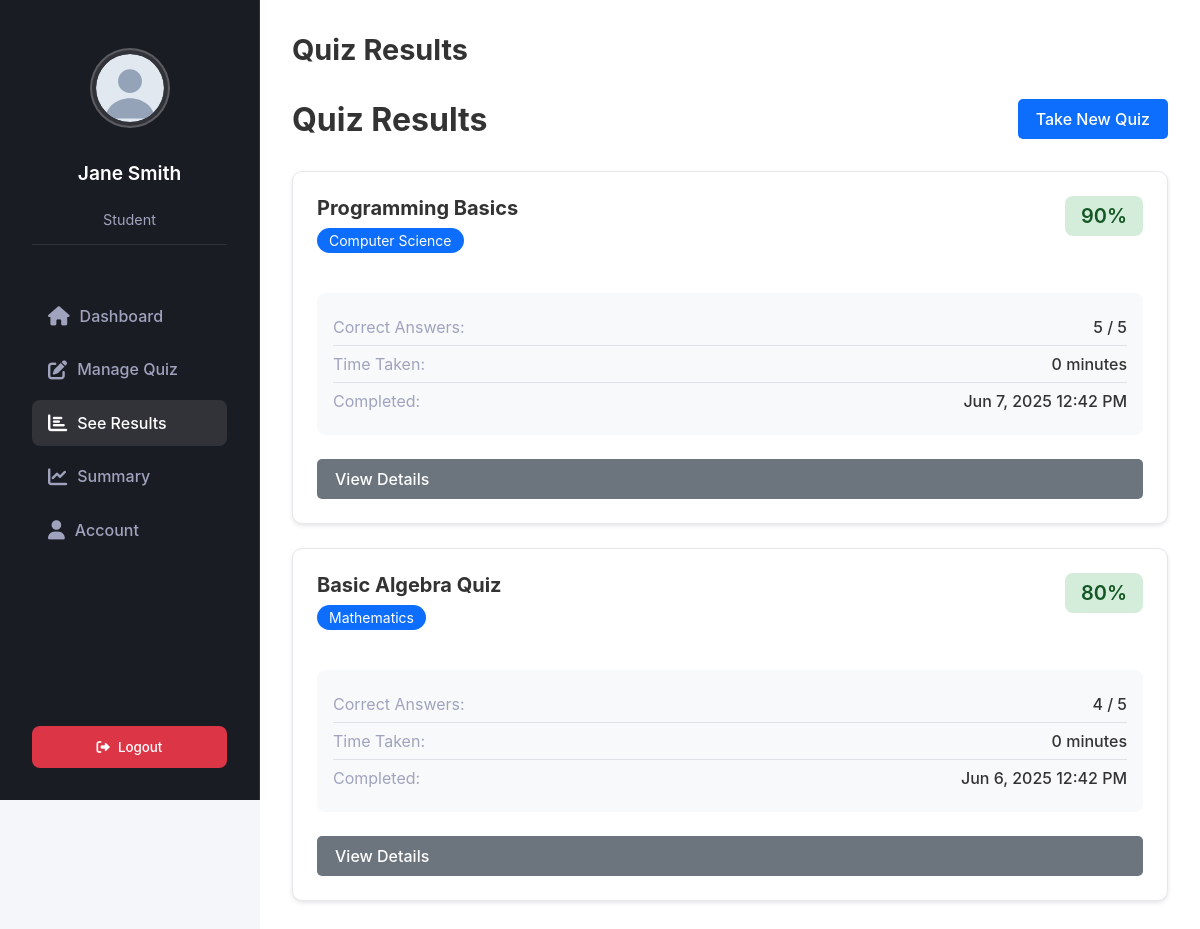
Page /student/see-result.php (signed in) on the committed database.
### tables this page shows
CREATE TABLE quiz_attempts (
    id INT PRIMARY KEY AUTO_INCREMENT,
    quiz_id INT NOT NULL,
    student_id INT NOT NULL,
    score DECIMAL(5,2) NOT NULL DEFAULT 0,
    time_taken INT,  
    started_at TIMESTAMP DEFAULT CURRENT_TIMESTAMP,
    completed_at TIMESTAMP DEFAULT CURRENT_TIMESTAMP,
    FOREIGN KEY (quiz_id) REFERENCES quizzes(id),
    FOREIGN KEY (student_id) REFERENCES users(id)
);

CREATE TABLE quizzes (
    id INT PRIMARY KEY AUTO_INCREMENT,
    subject_id INT NOT NULL,
    title VARCHAR(200) NOT NULL,
    description TEXT,
    time_limit INT NOT NULL DEFAULT 600,  
    created_by INT NOT NULL,
    created_at TIMESTAMP DEFAULT CURRENT_TIMESTAMP,
    FOREIGN KEY (subject_id) REFERENCES subjects(id),
    FOREIGN KEY (created_by) REFERENCES users(id)
);

CREATE TABLE subjects (
    id INT PRIMARY KEY AUTO_INCREMENT,
    name VARCHAR(100) NOT NULL,
    description TEXT
);

### student/see-result.php (the view, shortened to what this page needs)
<?php
require_once '../config/database.php';
$stmt = $pdo->prepare("
    SELECT
        qa.id as attempt_id,
        q.title as quiz_title,
        s.name as subject_name,
        qa.score,
        qa.started_at,
        qa.completed_at,
        TIMESTAMPDIFF(MINUTE, qa.started_at, qa.completed_at) as time_taken,
        (SELECT COUNT(*) FROM questions WHERE quiz_id = q.id) as total_questions,
        (
            SELECT COUNT(*)
            FROM quiz_answers ans
            JOIN options o ON ans.selected_option_id = o.id
            WHERE ans.attempt_id = qa.id AND o.is_correct = 1
        ) as correct_answers
    FROM quiz_attempts qa
    JOIN quizzes q ON qa.quiz_id = q.id
    JOIN subjects s ON q.subject_id = s.id
    WHERE qa.student_id = ?
    ORDER BY qa.completed_at DESC
");
$stmt->execute([$_SESSION['user_id']]);
$attempts = $stmt->fetchAll();
?>
<div class="page-header">
    <h1>Quiz Results</h1>
    <a href="quiz-list.php" class="btn btn-primary">Take New Quiz</a>
</div>
<?php if (empty($attempts)): ?>
    <div class="empty-state">
        <div class="empty-state-icon">📝</div>
        <h2>No Quiz Attempts Yet</h2>
        <p>You haven't taken any quizzes yet. Start by taking your first quiz!</p>
        <a href="quiz-list.php" class="btn btn-primary">Browse Available Quizzes</a>
    </div>
<?php else: ?>
    <div class="results-container">
        <?php foreach ($attempts as $attempt): ?>
            <div class="result-card">
                <div class="result-header">
                    <div class="quiz-info">
                        <h2><?php echo htmlspecialchars($attempt['quiz_title']); ?></h2>
                        <span class="subject-badge"><?php echo htmlspecialchars($attempt['subject_name']); ?></span>
                    </div>
                    <div class="score-badge <?php echo $attempt['score'] >= 70 ? 'passed' : 'failed'; ?>">
                        <?php echo round($attempt['score'], 1); ?>%
                    </div>
                </div>
                <div class="result-details">
                    <div class="detail-item">
                        <span class="label">Correct Answers:</span>
                        <span class="value"><?php echo $attempt['correct_answers']; ?> / <?php echo $attempt['total_questions']; ?></span>
                    </div>
                    <div class="detail-item">
                        <span class="label">Time Taken:</span>
                        <span class="value"><?php echo $attempt['time_taken']; ?> minutes</span>
                    </div>
                    <div class="detail-item">
                        <span class="label">Completed:</span>
                        <span class="value"><?php echo date('M j, Y g:i A', strtotime($attempt['completed_at'])); ?></span>
                    </div>
                </div>
                <div class="result-actions">
                    <a href="view-result.php?attempt=<?php echo $attempt['attempt_id']; ?>" class="btn btn-secondary">
                        View Details
                    </a>
                </div>
            </div>
        <?php endforeach; ?>
    </div>
<?php endif; ?>
<?php
require_once 'includes/layout.php';
?>

### assets/css/style.css (style rules this page uses)
:root { --primary-color: #0D6EFD; --primary-gradient: linear-gradient(135deg, #8B5CF6 0%, #EC4899 100%); --secondary-color: #6c757d; --background-color: #F8F9FA; --card-background: #FFFFFF; --text-color: #212529; --text-muted: #6c757d; --border-color: #dee2e6; --input-background: #FFFFFF; --sidebar-width: 250px; --error-color: #dc3545; --success-color: #198754; }
* { margin: 0; padding: 0; box-sizing: border-box; font-family: 'Inter', sans-serif; }
body { background-color: var(--background-color); color: var(--text-color); min-height: 100vh; }
.btn { display: inline-block; padding: 0.75rem 1.5rem; border-radius: 5px; font-size: 1rem; font-weight: 500; text-decoration: none; cursor: pointer; transition: all 0.3s ease; border: 2px solid transparent; }
.btn-primary { background-color: var(--primary-color); color: white; }
.btn-secondary { background-color: #6c757d; color: white; }
.results-container { margin-top: 2rem; }
.result-card { background: var(--card-background); border-radius: 8px; border: 1px solid var(--border-color); padding: 1.5rem; transition: transform 0.2s ease, box-shadow 0.2s ease; }
.result-header { display: flex; justify-content: space-between; align-items: flex-start; margin-bottom: 1rem; }
.result-details { margin-bottom: 1.5rem; }
.result-actions { margin-top: auto; }
.result-actions .btn { width: 100%; }
.quiz-info { flex: 1; margin-bottom: 1rem; }
.result-card { background: #ffffff; border: 1px solid #e5e7eb; border-radius: 8px; padding: 1.5rem; transition: all 0.3s ease; }

### student/includes/layout.php (style rules this page uses)
:root { --primary-color: #0D6EFD; --sidebar-bg: #1a1c23; --main-bg: #f5f6fa; --text-light: #a0a3bd; --text-dark: #333; }
body { margin: 0; padding: 0; font-family: 'Inter', sans-serif; background: var(--main-bg); display: flex; min-height: 100vh; }

### student/see-result.php (style rules this page uses)
.page-header { display: flex; justify-content: space-between; align-items: center; margin-bottom: 2rem; }
.results-container { display: grid; gap: 1.5rem; }
.result-card { background: white; border-radius: 10px; padding: 1.5rem; box-shadow: 0 2px 4px rgba(0,0,0,0.1); }
.result-header { display: flex; justify-content: space-between; align-items: flex-start; margin-bottom: 1.5rem; }
.quiz-info h2 { margin: 0 0 0.5rem 0; font-size: 1.25rem; color: var(--text-dark); }
.subject-badge { display: inline-block; padding: 0.25rem 0.75rem; background: var(--primary-color); color: white; border-radius: 15px; font-size: 0.875rem; }
.score-badge { padding: 0.5rem 1rem; border-radius: 8px; font-weight: 600; font-size: 1.25rem; }
.score-badge.passed { background: #d4edda; color: #155724; }
.result-details { background: #f8f9fa; padding: 1rem; border-radius: 8px; margin-bottom: 1.5rem; }
.detail-item { display: flex; justify-content: space-between; padding: 0.5rem 0; }
.detail-item:not(:last-child) { border-bottom: 1px solid #dee2e6; }
.detail-item .label { color: var(--text-light); }
.detail-item .value { color: var(--text-dark); font-weight: 500; }
.result-actions { display: flex; justify-content: flex-end; }
.btn { display: inline-block; padding: 0.5rem 1rem; border-radius: 5px; text-decoration: none; font-weight: 500; transition: background-color 0.2s; }
.btn-primary { background: var(--primary-color); color: white; }
.btn-secondary { background: #6c757d; color: white; }

### rows in the picture
quiz_attempts: quiz.title "Programming Basics", subjects.name "Computer Science", score "90", correct_answers "5", total_questions "5", time_taken "0", completed_at "Jun 7, 2025 12:42 PM"
quiz_attempts: quiz.title "Basic Algebra Quiz", subjects.name "Mathematics", score "80", correct_answers "4", total_questions "5", time_taken "0", completed_at "Jun 6, 2025 12:42 PM"

### other values in the picture
$_SESSION['name'] "Jane Smith"
$page_title "Quiz Results"
